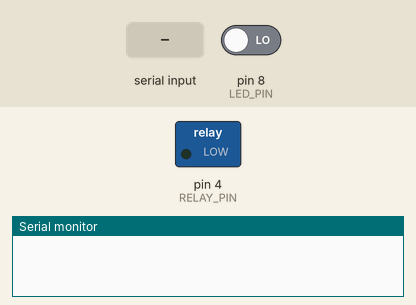
This sketch was run on a simulated Arduino Uno, built with avr-gcc and run on an emulated ATmega328P. Parts: switched loads named in the sketch (green lamp = pin HIGH), the last lines printed to the serial monitor. The inputs (shaded band) are chosen by the test bench; at power-on: pin 8 (LED_PIN) LOW.

Above: at 1.2 s.
1.3 s: "90,45\n" received over Serial
At 2.35 s:
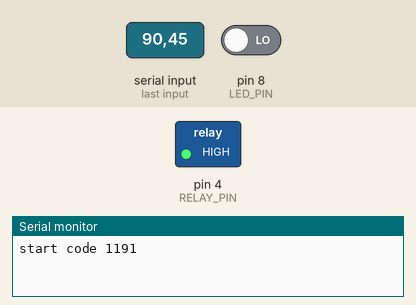
Timing chart, 0 to 9.7 s (numbered marks = the images above; inputs shaded):
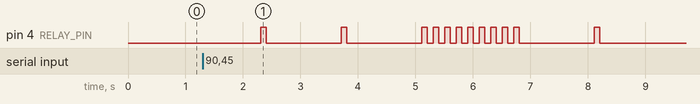

The sketch:

sketch_jul18a.ino
```cpp
const int RELAY_PIN = 4; // Пин управления реле
const int LED_PIN = 8; // Пин сигнального диода
const int LED_COUNT_WRONG = 2; // Кол-во изменения состояния диода при неверном valet. Загорелся и потух это 2
const int LED_COUNTER_TIME = 5000; // Сколько времени следить за диодом после ввода пина в мс
const int DIGIT_DELAY = 1200; // Пауза между вводом чисел в мс

int v = 0;
int v1 = 1;
int v2 = 1;
int v3 = 1;
int v4 = 1;
int led_sw = 0;
char buf[20];
bool stp = true;

void setup() {
  pinMode(RELAY_PIN, OUTPUT);
  pinMode(LED_PIN, INPUT);
  Serial.begin(9600);
}

void parseV() {
  v1 = (int)(v / 1000);
  v2 = (int)(v % 1000 / 100);
  v3 = (int)(v % 100 / 10);
  v4 = (int)(v % 10);

  if (v1 == 0) v1++;
  if (v2 == 0) v2++;
  if (v3 == 0) v3++;
  if (v4 == 0) v4++;

  v = v1 * 1000 + v2 * 100 + v3 * 10 + v4;
}

void writePinDigit(int num, bool is_delay) {
  int n;

  for (n = 0; n < num; n++) {
    digitalWrite(RELAY_PIN, HIGH);
    delay(100);
    digitalWrite(RELAY_PIN, LOW);
    delay(100);
  }

  if (is_delay) delay(DIGIT_DELAY);
}

void ledCounter() {
  int max = LED_COUNTER_TIME / 10;
  int prev = LOW;
  int sw = 0;
  int n = 0;
  int st;

  for (n = 0; n < max; n++) {
    st = digitalRead(LED_PIN);

    if (st != prev) {
      sw++;

      prev = st;
    }

    delay(10);
  }

  if (sw != LED_COUNT_WRONG) {
    sprintf(buf, "stop!");
    Serial.println(buf);
    stp = true;
  }

  led_sw = sw;
}

void iteration() {
  writePinDigit(v1, true);
  writePinDigit(v2, true);
  writePinDigit(v3, true);
  writePinDigit(v4, false);

  ledCounter();

  sprintf(buf, "code: %d, led: %d", v, led_sw);
  Serial.println(buf);

  if (!stp) {
    v++;
    parseV();
  }
}

void loop() {
  if (Serial.available() > 0) {
    String rec = Serial.readString();

    v = rec.toInt();
    parseV();
    stp = false;

    sprintf(buf, "start code %d", v);
    Serial.println(buf);
  }

  if (v > 0 && v < 10000 && !stp) {
    iteration();
  }
}
```

Measured:
- after the input at 1.3 s, pin 4 (RELAY_PIN): LOW → HIGH after 1.0 s, → LOW 0.10 s later, → HIGH 1.3 s later, → LOW 0.10 s later, … (24 changes in this stretch)
